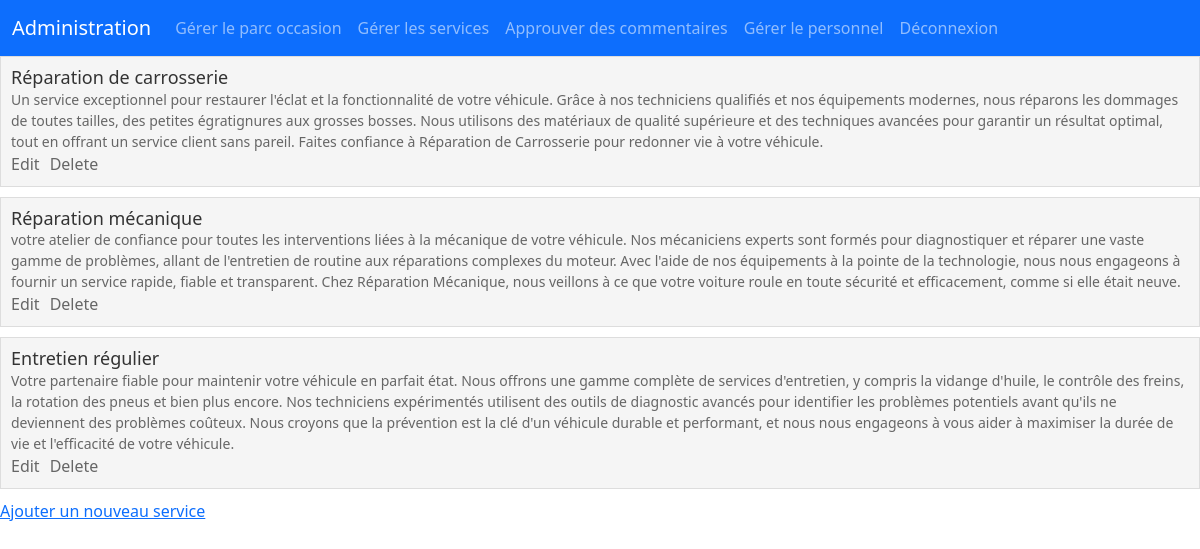
Screenshot of /apps/services/index.php (signed in) with the database file from the repository.
### tables this page shows
CREATE TABLE `services` (
  `id` int(11) NOT NULL,
  `nom` varchar(255) NOT NULL,
  `description` text
);

### apps/services/index.php (the view, shortened to what this page needs)
<?php
include('../config.php');
include('header.php');
?>
<?php
$sql = "SELECT id, nom, description FROM services";
$result = $db->query($sql);
if ($result->rowCount() > 0) {
    while ($row = $result->fetch()) {
        echo "<div class='service'>";
        echo "<h2>" . $row["nom"] . "</h2>";
        echo "<p>" . $row["description"] . "</p>";
        echo "<a href='edit_service.php?id=" . $row["id"] . "'>Edit</a>";
        echo "<a href='delete_service.php?id=" . $row["id"] . "'>Delete</a>";
        echo "</div>";
    }
} else {
    echo "No services available";
}
?>
<a href="add_service.php">Ajouter un nouveau service</a>

### apps/services/index.php (style rules this page uses)
.service { background-color: #f5f5f5; border: 1px solid #ddd; padding: 10px; margin-bottom: 10px; }
.service h2 { margin: 0; color: #333; font-size: 18px; }
.service p { margin: 0; color: #666; font-size: 14px; }
.service a { margin-right: 10px; color: #666; text-decoration: none; }

### rows the page displays
services: nom "Réparation de carrosserie", description "Un service exceptionnel pour restaurer l'éclat et la fonctionnalité de votre véhicule. Grâce à nos techniciens qualifiés et nos équipements modernes, nous réparons les dommages de toutes tailles, des petites égratignures aux grosses bosses. Nous utilisons des matériaux de qualité supérieure et des techniques avancées pour garantir un résultat optimal, tout en offrant un service client sans pareil. Faites confiance à Réparation de Carrosserie pour redonner vie à votre véhicule."
services: nom "Réparation mécanique", description "votre atelier de confiance pour toutes les interventions liées à la mécanique de votre véhicule. Nos mécaniciens experts sont formés pour diagnostiquer et réparer une vaste gamme de problèmes, allant de l'entretien de routine aux réparations complexes du moteur. Avec l'aide de nos équipements à la pointe de la technologie, nous nous engageons à fournir un service rapide, fiable et transparent. Chez Réparation Mécanique, nous veillons à ce que votre voiture roule en toute sécurité et efficacement, comme si elle était neuve."
services: nom "Entretien régulier", description "Votre partenaire fiable pour maintenir votre véhicule en parfait état. Nous offrons une gamme complète de services d'entretien, y compris la vidange d'huile, le contrôle des freins, la rotation des pneus et bien plus encore. Nos techniciens expérimentés utilisent des outils de diagnostic avancés pour identifier les problèmes potentiels avant qu'ils ne deviennent des problèmes coûteux. Nous croyons que la prévention est la clé d'un véhicule durable et performant, et nous nous engageons à vous aider à maximiser la durée de vie et l'efficacité de votre véhicule."
